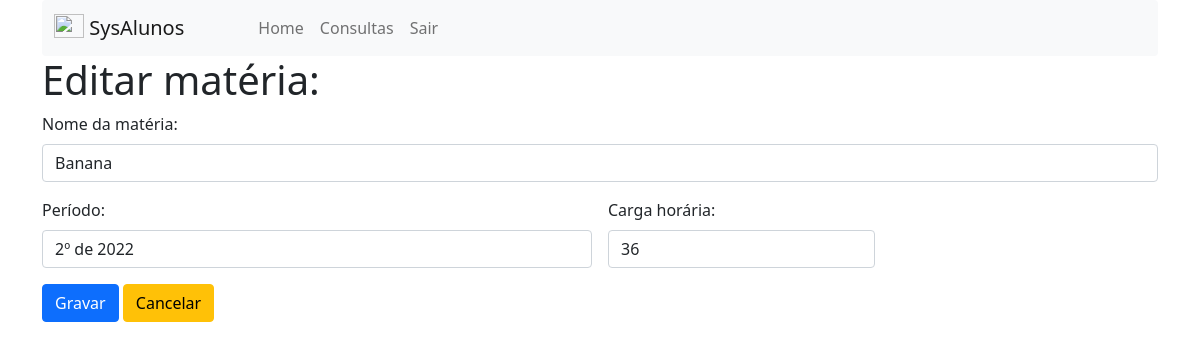
The app's page /materias_edit.php?idMateria=5 (signed in) with its own data.
### tables this page shows
CREATE TABLE `materias` (
  `idmaterias` int unsigned NOT NULL AUTO_INCREMENT,
  `nome` varchar(45) NOT NULL,
  `periodo` varchar(10) NOT NULL,
  `carga_horaria` int unsigned NOT NULL,
  PRIMARY KEY (`idmaterias`)
);

### materias_edit.php (the view, shortened to what this page needs)
<?php
    require_once("conexao.php");
    $tipoAcesso = $_SESSION["tipo_acesso"];
    $idMateria = $_GET["idMateria"];
?>
<!DOCTYPE html>
<html lang="pt-br">
<head>
    <link href="css/bootstrap.min.css" rel="stylesheet">
</head>
<body>
    <div class="container">
        <nav class="navbar navbar-expand-lg navbar-light bg-light rounded">
            <div class="container-fluid">
                <a class="navbar-brand" href="#">
                    <img src="img/studentmeets_4873.png" alt="" width="30" height="24" class="d-inline-block align-text-top">
                    SysAlunos
                </a>
            <div class="collapse navbar-collapse" id="navbarSupportedContent">
                    <ul class="navbar-nav me-auto mb-2 mb-lg-0" style="margin-left: 50px;">
                        <li class="nav-item">
                            <a class="nav-link" aria-current="page" href="admin.php">Home</a>
                        </li>
                        <?php
                            $mnuConsultas  = "<li class='nav-item'><a class='nav-link' href='#'>Consultas</a></li>";
                            if($tipoAcesso == 0 || $tipoAcesso == 1){
                                echo $mnuConsultas;
                            }
                        ?>
                        <li class="nav-item">
                            <a class="nav-link" href="logout.php">Sair</a>
                        </li>
                    </ul>
                </div>
            </div>
        </nav>
        <?php
            $NomeMateria  = "";
            $Periodo      = "";
            $CargaHoraria = "";
            if($idMateria == 0) {
                echo "<h1>Nova matéria:</h1>";
            }else{
                echo "<h1>Editar matéria:</h1>";
                $sql = "SELECT nome, periodo, carga_horaria
                        FROM materias WHERE idmaterias = $idMateria";
                $resp = mysqli_query($conexao_bd, $sql);
                if($rows=mysqli_fetch_row($resp)){
                    $NomeMateria  = $rows[0];
                    $Periodo      = $rows[1];
                    $CargaHoraria = $rows[2];
                }
            }
        ?>
        <form class="row g-3" method="post" action="materias_gravar.php">
            <div class="col-12">
                <label for="txtNome" class="form-label">Nome da matéria:</label>
                <input type="text" class="form-control" id="txtNome" name="txtNome"
                placeholder="Nome da matéria" value="<?php echo $NomeMateria; ?>">
            </div>
            <div class="col-md-6">
                <label for="txtPeriodo" class="form-label">Período:</label>
                <input type="text" class="form-control" id="txtPeriodo" name="txtPeriodo"
                placeholder="1° de 2021" value="<?php echo $Periodo; ?>">
            </div>
            <div class="col-md-3">
                <label for="txtCargaHoraria" class="form-label">Carga horária:</label>
                <input type="number" class="form-control" id="txtCargaHoraria" name="txtCargaHoraria"
                value="<?php echo $CargaHoraria; ?>">
            </div>
            <div class="col-12">
                <button type="submit" class="btn btn-primary">Gravar</button>
                <a class="btn btn-warning" href="materias_list.php"
                    role="button">Cancelar</a>
            </div>
        </form>
    </div>
</body>
</html>

### records on screen
materias: txtNome "Banana", txtPeriodo "2º de 2022", txtCargaHoraria "36"
